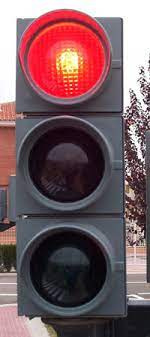
#> input picture Python_y_Robotica_I/TP5/imagenes/semaforo2.jpg, 150 x 337 px
$ python actividad_2_2.py
#> lines starting #> are read from the running program, lines starting #| are printed output that depends on the picture; after the words box and inside, x2 and y2 are one past the last pixel; in counts of white or black regions, pixels touching at a corner belong together
import cv2
import numpy as np

img = cv2.imread("imagenes/semaforo2.jpg")
#> img is the input picture: shape (337, 150, 3); mean B, G, R 97.9, 92.6, 120

imgHSV = cv2.cvtColor(img, cv2.COLOR_BGR2HSV)
#> imgHSV: shape (337, 150, 3); mean H, S, V 110.9, 71.6, 124.4

lowRed1 = np.array([0, 100, 20], np.uint8)
highRed1 = np.array([8, 255, 255], np.uint8)
lowRed2 = np.array([175, 100, 20], np.uint8)
highRed2 = np.array([179, 255, 255], np.uint8)

maskRed1 = cv2.inRange(imgHSV, lowRed1, highRed1)
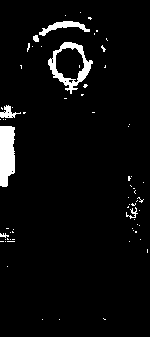
#> maskRed1: shape (337, 150); 4.3% white; 69 white regions (62 under 20 px), largest, box (x1, y1, x2, y2) and area: (0, 126, 15, 187) 799, (48, 42, 93, 94) 676, (39, 21, 90, 36) 280
maskRed2 = cv2.inRange(imgHSV, lowRed1, highRed2)
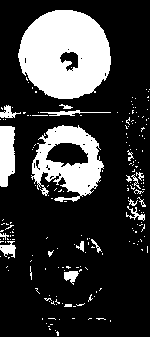
#> maskRed2: shape (337, 150); 22.6% white; 198 white regions (178 under 20 px), largest, box (x1, y1, x2, y2) and area: (18, 10, 111, 99) 6208, (31, 125, 104, 202) 2893, (0, 126, 15, 187) 800

maskRed = cv2.add(maskRed1, maskRed2)

maskRedVis = cv2.bitwise_and(img, img, mask=maskRed)
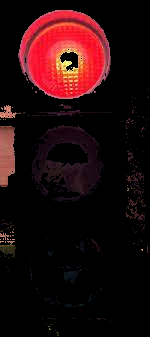
#> maskRedVis: shape (337, 150, 3); mean B, G, R 11.8, 10.5, 34

cv2.imshow('original', img)
cv2.imshow('maskRed', maskRed)
cv2.imshow('maskRedVis', maskRedVis)

cv2.waitKey(5000)
cv2.destroyAllWindows()
